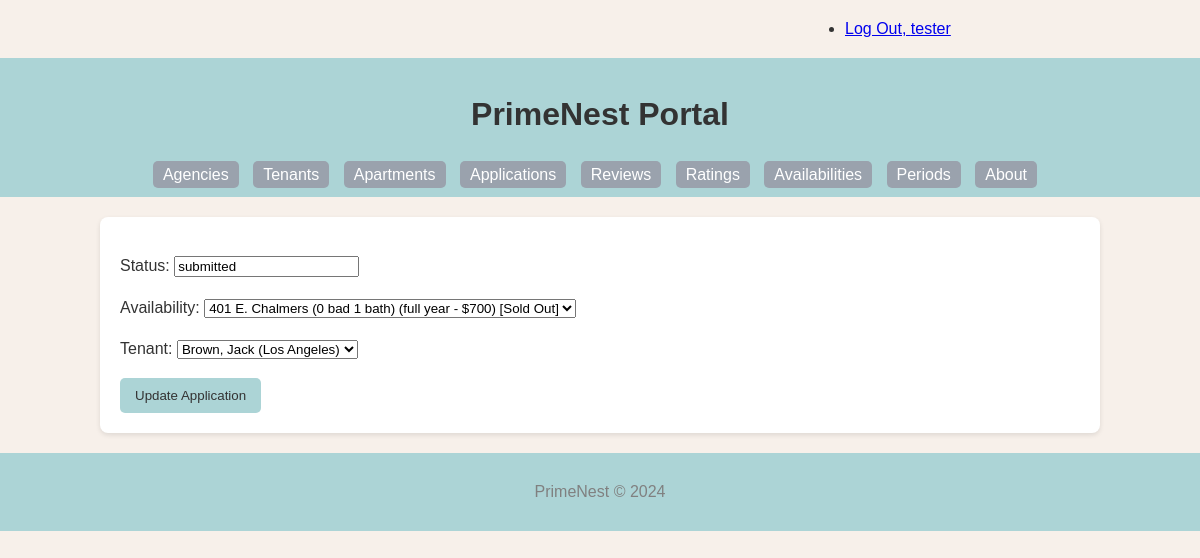
The page /application/2/update/ (signed in) on the database its author committed.
### PrimeNest/models.py (models this page shows, shortened)
class Application(models.Model):
    app_id = models.AutoField(primary_key=True)
    status = models.CharField(max_length=255)
    availability = models.ForeignKey('Availability', related_name='applications', on_delete=models.CASCADE)
    tenant = models.ForeignKey(Tenant, related_name='applications', on_delete=models.CASCADE)
    def get_update_url(self):
        return reverse('primenest_application_update_urlpattern',
                       kwargs={'pk': self.pk}
                       )
    class Meta:
        verbose_name = _("Application")
        verbose_name_plural = _("Applications")
        ordering = ['app_id']

### PrimeNest/views.py (the view)
class ApplicationUpdate(LoginRequiredMixin, PermissionRequiredMixin, UpdateView):
    form_class = ApplicationForm
    model = Application
    template_name = 'PrimeNest/application_form_update.html'
    permission_required = 'PrimeNest.change_application'

### PrimeNest/forms.py
class ApplicationForm(forms.ModelForm):
    class Meta:
        model = Application
        fields = '__all__'

### PrimeNest/models.py (called while the page is built)
    def __str__(self):
        if self.disambiguator == '':
            result = '%s, %s' % (self.last_name, self.first_name)
        else:
            result = '%s, %s (%s)' % (self.last_name, self.first_name, self.disambiguator)
        return result

    def __str__(self):
        sold_out_status = "Sold Out" if self.is_sold_out else "Available"
        return '%s (%s bad %s bath) (%s - $%s) [%s]' % (
            self.apartment.address,
            self.apartment.bedroom,
            self.apartment.bathroom,
            self.period.description,
            int(self.price),
            sold_out_status
        )

### PrimeNest/templates/PrimeNest/application_form_update.html (shortened to what this page needs)
{% extends 'PrimeNest/base.html' %}
{% block content %}
    <form
        action="{{ application.get_update_url }}"
        method="post">
        {{ form.as_p }}
        <button type="submit" class="button button-primary">Update Application</button>
    </form>
{% endblock %}

### PrimeNest/templates/PrimeNest/base.html (shortened to what this page needs)
{% load static %}
<!DOCTYPE html>
<html lang="en">
<head>
    <link rel="stylesheet" href="{% static 'PrimeNest/style.css' %}">
</head>
<body>
    <div class="status row">
        <div class="offset-by-eight four columns">
            <ul class="inline">
                {% if user.is_authenticated %}
                    <li><a href="{% url 'logout_urlpattern' %}">
                        Log Out, {{ user.get_username }}</a></li>
                {% else %}
                    <li><a href="{% url 'login_urlpattern' %}">
                        Log In</a></li>
                {% endif %}
            </ul>
        </div>
    </div>
    <header>
        <h1>PrimeNest Portal</h1>
        <nav>
            <ul>
                <li><a href="{% url 'primenest_agency_list_urlpattern' %}">Agencies</a></li>
                <li><a href="{% url 'primenest_tenant_list_urlpattern' %}">Tenants</a></li>
                <li><a href="{% url 'primenest_apartment_list_urlpattern' %}">Apartments</a></li>
                <li><a href="{% url 'primenest_application_list_urlpattern' %}">Applications</a></li>
                <li><a href="{% url 'primenest_review_list_urlpattern' %}">Reviews</a></li>
                <li><a href="{% url 'primenest_rating_list_urlpattern' %}">Ratings</a></li>
                <li><a href="{% url 'primenest_availability_list_urlpattern' %}">Availabilities</a></li>
                <li><a href="{% url 'primenest_period_list_urlpattern' %}">Periods</a></li>
                <li><a href="{% url 'about_urlpattern' %}">About</a></li>
            </ul>
        </nav>
    </header>
    <main>
        {% block content %}
        {% endblock %}
    </main>
    <footer>
        <p>PrimeNest © 2024</p>
    </footer>
</body>
</html>

### PrimeNest/static/PrimeNest/style.css (style rules this page uses)
body { font-family: Arial, sans-serif; line-height: 1.6; margin: 0; padding: 0; background: #F7F0EA; color: #333; }
header { background: #ACD4D6; color: #fff; padding: 10px 0; text-align: center; }
nav ul { list-style: none; padding: 0; margin: 0; }
nav ul li { display: inline; margin-right: 10px; }
nav ul li a { color: white; text-decoration: none; padding: 5px 10px; background-color: #9AA2AD; border-radius: 5px; }
main { padding: 20px; background: white; width: 80%; margin: 20px auto; box-shadow: 0 2px 5px rgba(0,0,0,0.1); border-radius: 8px; }
footer { text-align: center; padding: 10px 0; background: #ACD4D6; color: gray; }
h1, h2 { color: #333; }
button, input[type="submit"], input[type="button"] { background-color: #ACD4D6; color: #333; border: none; padding: 10px 15px; border-radius: 5px; cursor: pointer; transition: background-color 0.3s ease; }
.row { display: flex; flex-wrap: wrap; margin-right: -15px; margin-left: -15px; }
.four.columns { flex: 0 0 33.33333%; max-width: 33.33333%; }
.offset-by-eight { margin-left: 66.66667%; }

### rows shown on the page
Application: status "submitted", availability "401 E. Chalmers (0 bad 1 bath) (full year - $700) [Sold Out]", tenant "Brown, Jack (Los Angeles)"

### other values the page prints
{{ user.get_username }} "tester"
